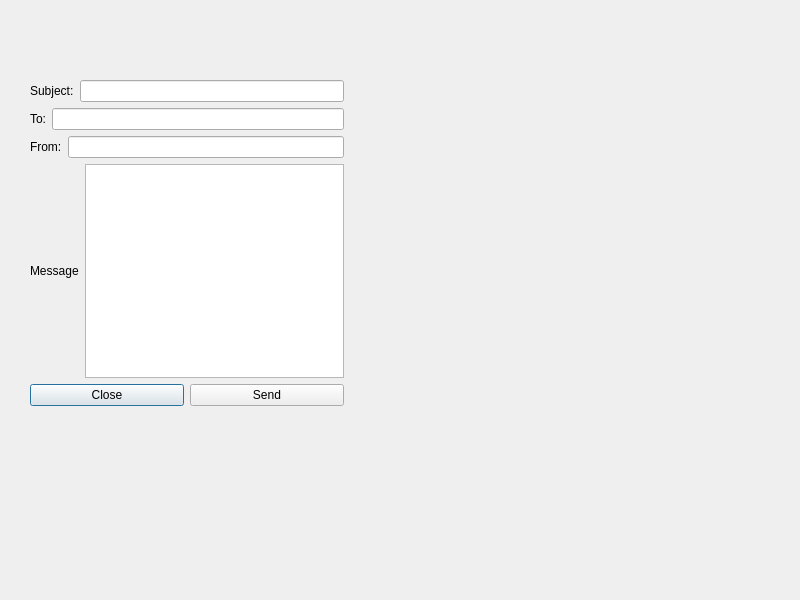
<?xml version="1.0" encoding="UTF-8"?>
<ui version="4.0">
 <class>Dialog</class>
 <widget class="QDialog" name="Dialog">
  <property name="geometry">
   <rect>
    <x>0</x>
    <y>0</y>
    <width>800</width>
    <height>600</height>
   </rect>
  </property>
  <property name="windowTitle">
   <string>Dialog</string>
  </property>
  <widget class="QWidget" name="">
   <property name="geometry">
    <rect>
     <x>30</x>
     <y>80</y>
     <width>314</width>
     <height>326</height>
    </rect>
   </property>
   <layout class="QVBoxLayout" name="verticalLayout_2">
    <item>
     <layout class="QVBoxLayout" name="verticalLayout">
      <item>
       <layout class="QHBoxLayout" name="horizontalLayout">
        <item>
         <widget class="QLabel" name="label">
          <property name="text">
           <string>Subject:</string>
          </property>
         </widget>
        </item>
        <item>
         <widget class="QLineEdit" name="lineEdit"/>
        </item>
       </layout>
      </item>
      <item>
       <layout class="QHBoxLayout" name="horizontalLayout_2">
        <item>
         <widget class="QLabel" name="label_2">
          <property name="text">
           <string>To:</string>
          </property>
         </widget>
        </item>
        <item>
         <widget class="QLineEdit" name="lineEdit_2"/>
        </item>
       </layout>
      </item>
      <item>
       <layout class="QHBoxLayout" name="horizontalLayout_3">
        <item>
         <widget class="QLabel" name="label_3">
          <property name="text">
           <string>From:</string>
          </property>
         </widget>
        </item>
        <item>
         <widget class="QLineEdit" name="lineEdit_3"/>
        </item>
       </layout>
      </item>
      <item>
       <layout class="QHBoxLayout" name="horizontalLayout_4">
        <item>
         <widget class="QLabel" name="label_4">
          <property name="text">
           <string>Message</string>
          </property>
         </widget>
        </item>
        <item>
         <widget class="QTextEdit" name="textEdit"/>
        </item>
       </layout>
      </item>
     </layout>
    </item>
    <item>
     <layout class="QHBoxLayout" name="horizontalLayout_5">
      <item>
       <widget class="QPushButton" name="pushButton">
        <property name="text">
         <string>Close</string>
        </property>
       </widget>
      </item>
      <item>
       <widget class="QPushButton" name="pushButton_2">
        <property name="text">
         <string>Send</string>
        </property>
       </widget>
      </item>
     </layout>
    </item>
   </layout>
  </widget>
 </widget>
 <resources/>
 <connections>
  <connection>
   <sender>pushButton</sender>
   <signal>clicked()</signal>
   <receiver>Dialog</receiver>
   <slot>close()</slot>
   <hints>
    <hint type="sourcelabel">
     <x>109</x>
     <y>394</y>
    </hint>
    <hint type="destinationlabel">
     <x>110</x>
     <y>433</y>
    </hint>
   </hints>
  </connection>
 </connections>
</ui>
